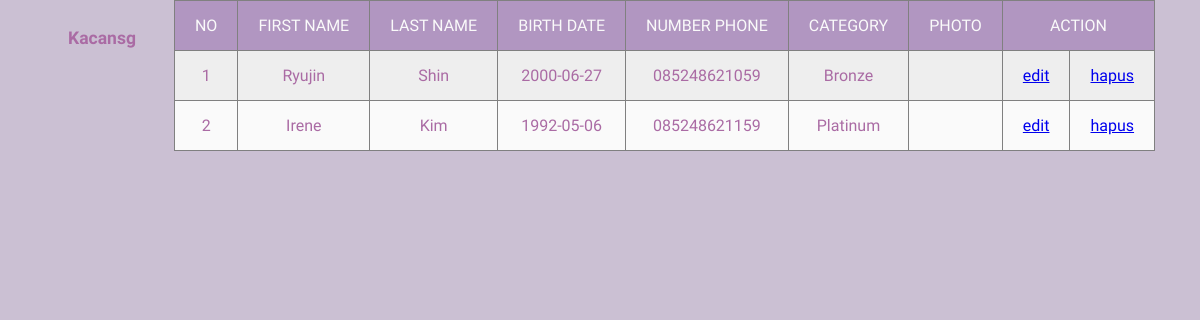
The page /show.php on the database its author committed.
### tables this page shows
CREATE TABLE `join2` (
  `id` int(20) NOT NULL,
  `awal` varchar(20) NOT NULL,
  `akhir` varchar(20) NOT NULL,
  `birth` date NOT NULL,
  `nohp` varchar(20) NOT NULL,
  `category` varchar(20) NOT NULL,
  `tglDaftar` varchar(10) NOT NULL,
  `gambar` varchar(100) NOT NULL
);

### show.php (the view, shortened to what this page needs)
<!DOCTYPE html>
<html lang="en">
<head>
    <link rel="stylesheet" href="kacans.css">
    <link rel="stylesheet" href="https://cdn.jsdelivr.net/npm/bootstrap-icons@1.3.0/font/bootstrap-icons.css" />
</head>
<body>
<div class="logo">
    <a href="kacans.php"><h3>Kacansg</h3></a>
    </div>
<table border=1>
        <tr>
            <th>no</th>
            <th>first Name</th>
            <th>last name</th>
            <th>birth date</th>
            <th>number phone</th>
            <th>category</th>
            <th>Photo</th>
            <th colspan='2'>action</th>
        </tr>
            <?php
                require 'config.php';
                $result = $db->query("SELECT * FROM join2");
                $i = 1;
                while($row = mysqli_fetch_array($result)){
            ?>
        <tr>
            <td><?=$i?></td>
            <td><?=$row['awal']?></td>
            <td><?=$row['akhir']?></td>
            <td><?=$row['birth']?></td>
            <td><?=$row['nohp']?></td>
            <td><?=$row['category']?></td>
            <td><img src="gambar/<?=$row['gambar']?>" alt="" width="100px"></td>
            <td><a href="edit2.php?id=<?=$row['id']?>"> edit </a></+td>
            <td><a href="hapus2.php?id=<?=$row['id']?>">hapus</a></td>
        </tr>
            <?php
                $i++; }
            ?>
    </table>
</body>
</html>

### kacans.css (style rules this page uses)
html { margin: 0; padding: 0; width: 100%; }
body { margin: 0; padding: 0; width: 100%; height: 100%; background: #cbc0d3; background-repeat: no-repeat; background-size: cover; display: inline; }
.logo a { position: relative; float: left; margin-left: 30px; top: 10px; padding: 0px 38px; font-family: 'DynaPuff', cursive; font-size: 15px; font-weight: bold; text-decoration: none; color: #aa6ba4; }
table { position: relative; z-index: 2; border-collapse: collapse; }
td , th { padding: 15px 20px; text-align: center; }
th { background-color: #b196c1; color: #fafafa; font-family: 'Concert One', cursive; font-weight: 200; text-transform: uppercase; }
tr { width: 100%; background-color: #fafafa; font-family: 'Concert One', cursive; color: #aa6ba4; }
tr:nth-child(even) { background-color: #eeeeee; }

### rows shown on the page
join2: awal "Ryujin", akhir "Shin", birth "2000-06-27", nohp "085248621059", category "Bronze"
join2: awal "Irene", akhir "Kim", birth "1992-05-06", nohp "085248621159", category "Platinum"
